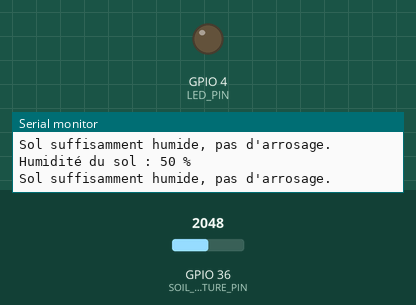
This sketch was run on a simulated ESP32. Parts: output pins drawn as LEDs (lit = HIGH), the last lines printed to the serial monitor. The test bench sets the inputs (shaded band); at power-on: GPIO 36 (SOIL_MOISTURE_PIN) = 2048.

Above: at 1.2 s.
1.3 s: GPIO 36 (SOIL_MOISTURE_PIN) set to 1503
2.8 s: GPIO 36 (SOIL_MOISTURE_PIN) set to 1391
At 3.3 s:
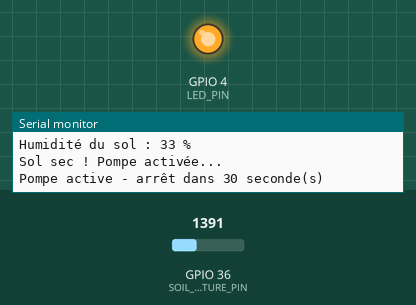
Timing chart, 0 to 5.8 s (numbered marks = the images above; inputs shaded):
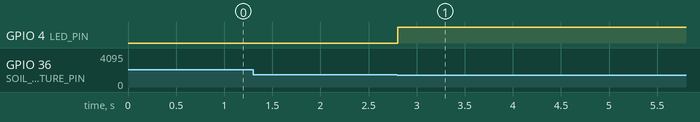

The sketch:

Code_Arduino_Irragation_AERIS.ino
```cpp
#include <WiFi.h>        // Librairie pour gérer le Wi-Fi sur ESP32
#include <WebServer.h>   // Librairie pour créer un serveur web simple

// --- Définition des broches ---
#define SOIL_MOISTURE_PIN 36   // Entrée analogique simulant le capteur d'humidité (via un potentiomètre)
#define LED_PIN 4              // Sortie numérique simulant la pompe/relais (via une LED)

// --- Paramètres de contrôle ---
int seuilCritique = 35;        // Seuil d'humidité (%) en dessous duquel la pompe doit s'activer
int dureePompe = 30;           // Durée maximale d'activation de la pompe (en secondes)

// --- Configuration du point d'accès Wi-Fi ---
const char* ssid = "ESP32_Ali";       // Nom du réseau Wi-Fi créé par l'ESP32
const char* password = "12345678";    // Mot de passe du réseau

// --- Création du serveur web sur le port 80 ---
WebServer server(80);

// --- Variables de gestion du mode ---
bool modeManuel = false;   // Si vrai, l'utilisateur contrôle la LED via la page web
bool ledState = false;     // État actuel de la LED (ON/OFF)

// --- Page principale du serveur web ---
void handleRoot() {
  // Construction d'une page HTML avec boutons ON/OFF/AUTO
  String html = "<!DOCTYPE html><html><head><meta charset='UTF-8'><title>Contrôle LED</title></head><body>";
  html += "<h2>Contrôle LED sur ESP32</h2>";
  html += "<p>Mode manuel : " + String(modeManuel ? "ACTIF" : "INACTIF") + "</p>";
  html += "<p>LED actuelle : " + String(ledState ? "ON" : "OFF") + "</p>";
  html += "<p><a href='/on'><button style='font-size:20px;'>ON</button></a></p>";
  html += "<p><a href='/off'><button style='font-size:20px;'>OFF</button></a></p>";
  html += "<p><a href='/auto'><button style='font-size:20px;'>Retour en mode AUTO</button></a></p>";
  html += "</body></html>";
  server.send(200, "text/html", html); // Envoi de la page au client
}

// --- Gestion du bouton ON ---
void handleOn() {
  modeManuel = true;              // Passage en mode manuel
  ledState = true;                // LED activée
  digitalWrite(LED_PIN, HIGH);    // Allume la LED
  server.send(200, "text/html", "<h2>LED activée manuellement ✅</h2><a href='/'>Retour</a>");
}

// --- Gestion du bouton OFF ---
void handleOff() {
  modeManuel = true;              // Passage en mode manuel
  ledState = false;               // LED désactivée
  digitalWrite(LED_PIN, LOW);     // Éteint la LED
  server.send(200, "text/html", "<h2>LED éteinte manuellement ❌</h2><a href='/'>Retour</a>");
}

// --- Gestion du bouton AUTO ---
void handleAuto() {
  modeManuel = false;             // Retour au mode automatique
  server.send(200, "text/html", "<h2>Retour en mode automatique 🔄</h2><a href='/'>Retour</a>");
}

// --- Initialisation ---
void setup() {
  Serial.begin(115200);           // Démarrage du moniteur série
  pinMode(LED_PIN, OUTPUT);       // Configuration de la LED comme sortie

  // Création du point d'accès Wi-Fi
  WiFi.softAP(ssid, password);
  Serial.println("Point d'accès démarré !");
  Serial.print("SSID : "); Serial.println(ssid);
  Serial.print("IP : "); Serial.println(WiFi.softAPIP());

  // Définition des routes du serveur web
  server.on("/", handleRoot);
  server.on("/on", handleOn);
  server.on("/off", handleOff);
  server.on("/auto", handleAuto);

  server.begin();                 // Lancement du serveur web
  Serial.println("Serveur web lancé !");
}

// --- Boucle principale ---
void loop() {
  server.handleClient(); // Vérifie si un client web envoie une requête

  // Mode automatique (si pas en manuel)
  if (!modeManuel) {
    // Lecture brute du potentiomètre (0 à 4095)
    int soilValue = analogRead(SOIL_MOISTURE_PIN);

    // Conversion en pourcentage (0% = sec, 100% = saturé)
    int soilMoisture = map(soilValue, 0, 4095, 0, 100);

    // Affichage dans le moniteur série
    Serial.print("Humidité du sol : ");
    Serial.print(soilMoisture);
    Serial.println(" %");

    // Si humidité < seuil critique → activer pompe
    if (soilMoisture < seuilCritique) {
      digitalWrite(LED_PIN, HIGH);   // Pompe ON
      Serial.println("Sol sec ! Pompe activée...");

      // Décompte avec surveillance continue
      for (int i = dureePompe; i > 0; i--) {
        int soilValueNow = analogRead(SOIL_MOISTURE_PIN);
        int soilMoistureNow = map(soilValueNow, 0, 4095, 0, 100);

        Serial.print("Pompe active - arrêt dans ");
        Serial.print(i);
        Serial.println(" seconde(s)");

        // Si humidité remonte au-dessus du seuil → arrêt immédiat
        if (soilMoistureNow >= seuilCritique) {
          Serial.println("Humidité remontée au-dessus du seuil, arrêt immédiat !");
          break;
        }

        delay(1000); // Attente d'une seconde
      }

      digitalWrite(LED_PIN, LOW);    // Pompe OFF
      Serial.println("Pompe arrêtée.");
    } else {
      digitalWrite(LED_PIN, LOW);    // Pompe OFF
      Serial.println("Sol suffisamment humide, pas d'arrosage.");
    }
  }
}
```

Measured:
- the behaviour switches between 1434 and 1433 on GPIO 36 (SOIL_MOISTURE_PIN) (found by bisection; images 0 and 1)
- after the input at 2.8 s, GPIO 4 (LED_PIN): LOW → HIGH at once
